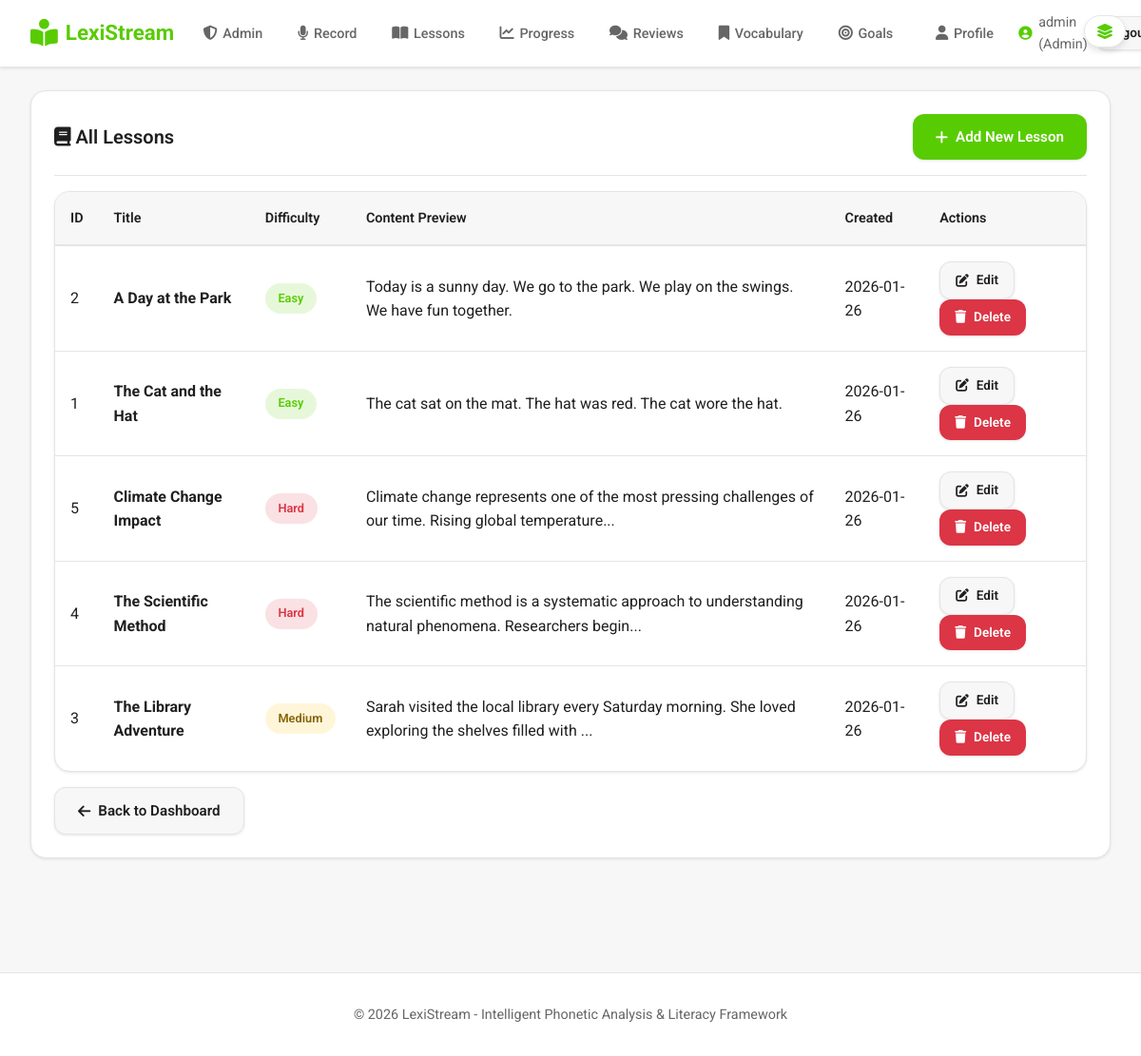
The app's page /admin/lessons (signed in) with its own data.
### app.py (models this page shows)
class User(UserMixin, db.Model):
    id = db.Column(db.Integer, primary_key=True)
    username = db.Column(db.String(80), unique=True, nullable=False)
    email = db.Column(db.String(120), unique=True, nullable=False)
    password_hash = db.Column(db.String(255), nullable=False)
    is_admin = db.Column(db.Boolean, default=False, nullable=False)
    display_name = db.Column(db.String(120))
    bio = db.Column(db.Text)
    location = db.Column(db.String(120))
    website = db.Column(db.String(255))
    avatar_url = db.Column(db.String(255))
    role = db.Column(db.String(20), default="user", nullable=False)  # user, teacher, admin
    created_at = db.Column(db.DateTime, default=datetime.utcnow)

class Lesson(db.Model):
    id = db.Column(db.Integer, primary_key=True)
    title = db.Column(db.String(200), nullable=False)
    content = db.Column(db.Text, nullable=False)
    difficulty = db.Column(db.String(20), nullable=False)  # Easy, Medium, Hard
    created_at = db.Column(db.DateTime, default=datetime.utcnow)

### app.py (the view)
@app.route('/admin/lessons')
@login_required
@teacher_or_admin_required
def admin_lessons():
    lessons = Lesson.query.order_by(Lesson.difficulty, Lesson.title).all()
    return render_template('admin/lessons.html', lessons=lessons)

### app.py (called while the page is built)
@login_manager.user_loader
def load_user(user_id):
    return User.query.get(int(user_id))

def teacher_or_admin_required(f):
    @wraps(f)
    def decorated_function(*args, **kwargs):
        role = getattr(current_user, "role", "user")
        if not current_user.is_authenticated or (not current_user.is_admin and role not in ("admin", "teacher")):
            flash('Teacher or admin access required')
            return redirect(url_for('dashboard'))
        return f(*args, **kwargs)
    return decorated_function

### templates/admin/lessons.html (shortened to what this page needs)
{% extends "base.html" %}
{% block content %}
<div class="card">
    <div class="card-header">
        <h2 class="card-title"><i class="fas fa-book"></i> All Lessons</h2>
        <a href="{{ url_for('admin_add_lesson') }}" class="btn btn-primary">
            <i class="fas fa-plus"></i> Add New Lesson
        </a>
    </div>
    {% if lessons %}
    <div class="table-container">
        <table class="table">
            <thead>
                <tr>
                    <th>ID</th>
                    <th>Title</th>
                    <th>Difficulty</th>
                    <th>Content Preview</th>
                    <th>Created</th>
                    <th>Actions</th>
                </tr>
            </thead>
            <tbody>
                {% for lesson in lessons %}
                <tr>
                    <td>{{ lesson.id }}</td>
                    <td><strong>{{ lesson.title }}</strong></td>
                    <td>
                        <span class="difficulty-badge difficulty-{{ lesson.difficulty.lower() }}">
                            {{ lesson.difficulty }}
                        </span>
                    </td>
                    <td>{{ lesson.content[:100] }}{% if lesson.content|length > 100 %}...{% endif %}</td>
                    <td>{{ lesson.created_at.strftime('%Y-%m-%d') }}</td>
                    <td class="action-buttons">
                        <a href="{{ url_for('admin_edit_lesson', lesson_id=lesson.id) }}"
                           class="btn btn-sm btn-secondary">
                            <i class="fas fa-edit"></i> Edit
                        </a>
                        <a href="{{ url_for('admin_delete_lesson', lesson_id=lesson.id) }}"
                           class="btn btn-sm btn-danger"
                           onclick="return confirm('Are you sure you want to delete this lesson?')">
                            <i class="fas fa-trash"></i> Delete
                        </a>
                    </td>
                </tr>
                {% endfor %}
            </tbody>
        </table>
    </div>
    {% endif %}
    <a href="{{ url_for('admin_dashboard') }}" class="btn btn-secondary" style="margin-top: 1rem;">
        <i class="fas fa-arrow-left"></i> Back to Dashboard
    </a>
{% endblock %}

### templates/base.html (shortened to what this page needs)
<!DOCTYPE html>
<html lang="en">
<head>
    <link rel="stylesheet" href="{{ url_for('static', filename='css/style.css') }}">
    <link rel="stylesheet" href="https://cdnjs.cloudflare.com/ajax/libs/font-awesome/6.4.0/css/all.min.css">
</head>
<body>
    <header class="navbar">
        <div class="nav-container">
            <div class="nav-left">
                <a href="{% if current_user.is_authenticated %}{% if current_user.is_admin %}{{ url_for('admin_dashboard') }}{% else %}{{ url_for('dashboard') }}{% endif %}{% else %}{{ url_for('index') }}{% endif %}" class="nav-logo">
                    <i class="fas fa-book-reader"></i>
                    <span>LexiStream</span>
                </a>
            </div>
            <div class="nav-center">
                {% if current_user.is_authenticated %}
                <ul class="nav-menu">
                    {% if current_user.is_admin or current_user.role == 'admin' %}
                    <li>
                        <a href="{{ url_for('admin_dashboard') }}" class="nav-link {% if request.endpoint == 'admin_dashboard' %}active{% endif %}">
                            <i class="fas fa-shield-alt"></i><span>Admin</span>
                        </a>
                    </li>
                    {% elif current_user.role == 'teacher' %}
                    <li>
                        <a href="{{ url_for('teacher_dashboard') }}" class="nav-link {% if request.endpoint == 'teacher_dashboard' %}active{% endif %}">
                            <i class="fas fa-chalkboard-teacher"></i><span>Teacher</span>
                        </a>
                    </li>
                    {% else %}
                    <li>
                        <a href="{{ url_for('dashboard') }}" class="nav-link {% if request.endpoint == 'dashboard' %}active{% endif %}">
                            <i class="fas fa-home"></i><span>Dashboard</span>
                        </a>
                    </li>
                    {% endif %}
                    <li>
                        <a href="{{ url_for('record') }}" class="nav-link {% if request.endpoint == 'record' %}active{% endif %}">
                            <i class="fas fa-microphone"></i><span>Record</span>
                        </a>
                    </li>
                    <li>
                        <a href="{{ url_for('lessons') }}" class="nav-link {% if request.endpoint == 'lessons' %}active{% endif %}">
                            <i class="fas fa-book-open"></i><span>Lessons</span>
                        </a>
                    </li>
                    <li>
                        <a href="{{ url_for('progress') }}" class="nav-link {% if request.endpoint == 'progress' %}active{% endif %}">
                            <i class="fas fa-chart-line"></i><span>Progress</span>
                        </a>
                    </li>
                    <li>
                        <a href="{{ url_for('reviews') }}" class="nav-link {% if 'review' in request.endpoint %}active{% endif %}">
                            <i class="fas fa-comments"></i><span>Reviews</span>
                        </a>
                    </li>
                    <li>
                        <a href="{{ url_for('vocabulary') }}" class="nav-link {% if request.endpoint == 'vocabulary' %}active{% endif %}">
                            <i class="fas fa-bookmark"></i><span>Vocabulary</span>
                        </a>
                    </li>
                    <li>
                        <a href="{{ url_for('goals') }}" class="nav-link {% if request.endpoint == 'goals' %}active{% endif %}">
                            <i class="fas fa-bullseye"></i><span>Goals</span>
                        </a>
                    </li>
                </ul>
                {% endif %}
            </div>
            <div class="nav-right">
                {% if current_user.is_authenticated %}
                <a href="{{ url_for('profile') }}" class="nav-link" style="margin-right: 0.25rem;">
                    <i class="fas fa-user"></i><span>Profile</span>
                </a>
                <span class="nav-user">
                    <i class="fas fa-user-circle"></i>
                    {{ current_user.username }}{% if current_user.is_admin %} (Admin){% endif %}
                </span>
                <a href="{{ url_for('logout') }}" class="btn btn-secondary btn-sm">Logout</a>
                {% else %}
                <a href="{{ url_for('login') }}" class="btn btn-secondary btn-sm">Login</a>
                <a href="{{ url_for('register') }}" class="btn btn-primary btn-sm">Register</a>
                {% endif %}
            </div>
        </div>
    </header>
    {% if current_user.is_authenticated %}
    <button type="button" id="toggleCanvasBtn" class="canvas-toggle" title="Toggle dashboard">
        <i class="fas fa-layer-group"></i>
    </button>
    {% endif %}
    <main class="main-content">
        {% block content %}{% endblock %}
    </main>
    <footer class="footer">
        <p>&copy; 2026 LexiStream - Intelligent Phonetic Analysis & Literacy Framework</p>
    </footer>
</body>
</html>

### records on screen
User: username "admin"
Lesson: id "2", title "A Day at the Park", difficulty "Easy", content "Today is a sunny day. We go to the park. We play on the swings. We have fun together.", created_at "2026-01-26"
Lesson: id "1", title "The Cat and the Hat", difficulty "Easy", content "The cat sat on the mat. The hat was red. The cat wore the hat.", created_at "2026-01-26"
Lesson: id "5", title "Climate Change Impact", difficulty "Hard", content "Climate change represents one of the most pressing challenges of our time. Rising global temperature", created_at "2026-01-26"
Lesson: id "4", title "The Scientific Method", difficulty "Hard", content "The scientific method is a systematic approach to understanding natural phenomena. Researchers begin", created_at "2026-01-26"
Lesson: id "3", title "The Library Adventure", difficulty "Medium", content "Sarah visited the local library every Saturday morning. She loved exploring the shelves filled with", created_at "2026-01-26"
